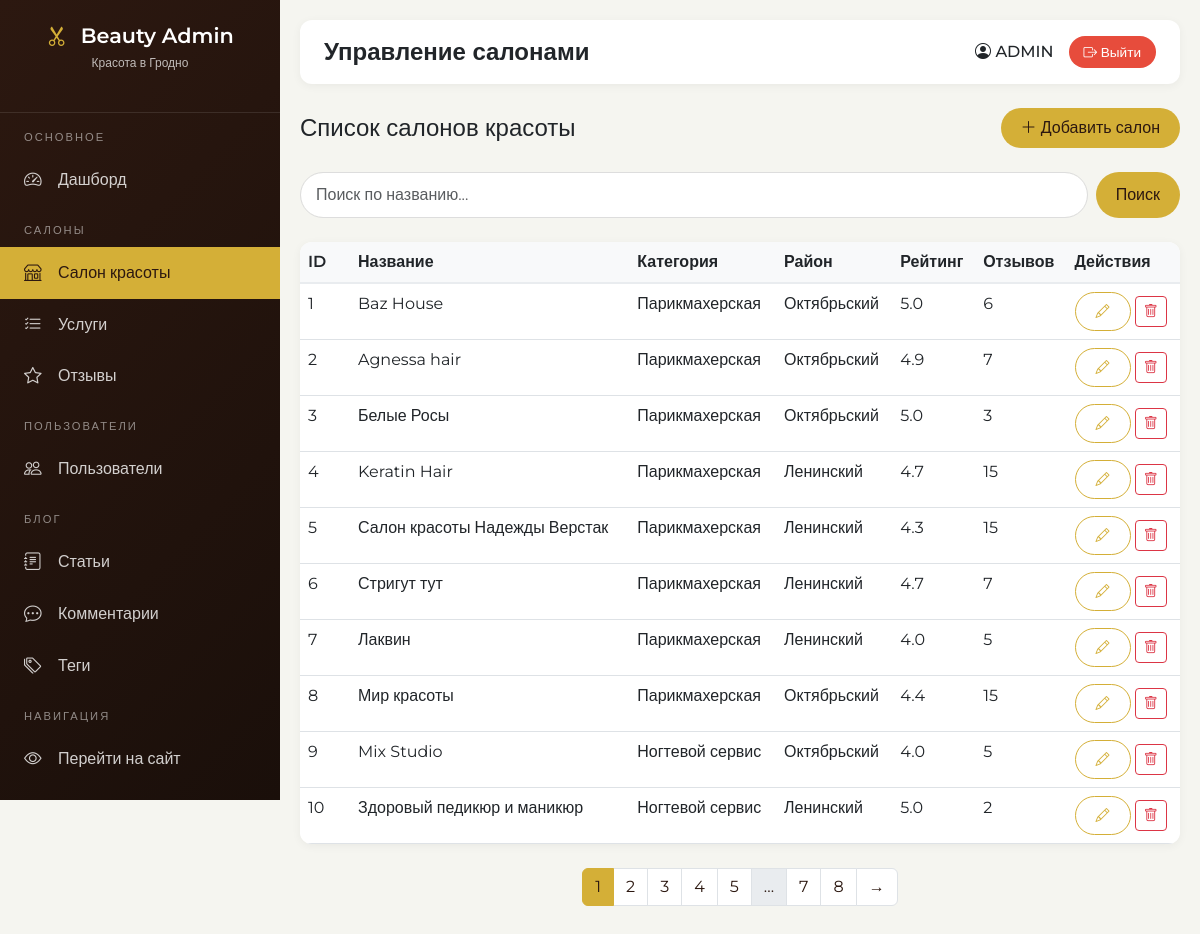
Screenshot of /admin/salons (signed in) with the database file from the repository.
### models.py (models this page shows, shortened)
class User(db.Model, UserMixin):
    __tablename__ = 'users'
    id = db.Column(db.Integer, primary_key=True)
    email = db.Column(db.String(100), unique=True, nullable=False)
    first_name = db.Column(db.String(50))
    last_name = db.Column(db.String(50))
    password_hash = db.Column(db.String(255), nullable=False)
    is_active = db.Column(db.Boolean, default=True)
    created_at = db.Column(db.DateTime, default=datetime.now)
    is_admin = db.Column(db.Boolean, default=False)
    phone = db.Column(db.String(20))
    avatar_url = db.Column(db.String(300))
    favorite_salons = db.relationship('Salon', secondary=user_favorites, backref='fans', lazy='dynamic')

class Salon(db.Model):
    __tablename__ = 'salons'
    id = db.Column(db.Integer, primary_key=True)
    name = db.Column(db.String(200))
    category = db.Column(db.String(100))
    description = db.Column(db.Text)
    address = db.Column(db.String(300))
    district = db.Column(db.String(100))
    phone = db.Column(db.String(20))
    working_hours = db.Column(db.String(200))
    rating = db.Column(db.Float, default=0.0)
    reviews_count = db.Column(db.Integer, default=0)
    is_verified = db.Column(db.Boolean, default=False)
    image_url = db.Column(db.String(300), default='/static/img/default.png')
    created_at = db.Column(db.DateTime, server_default=db.func.now())
    social_instagram = db.Column(db.String(300))
    social_vk = db.Column(db.String(300))
    social_facebook = db.Column(db.String(300))
    social_telegram = db.Column(db.String(300))
    services = db.relationship('Service', backref='salon', lazy=True, cascade='all, delete-orphan')
    reviews = db.relationship('Review', backref='salon', lazy=True, cascade='all, delete-orphan')

### admin.py (the view)
@admin_bp.route('/salons')
@login_required
@admin_required
def salons():
    page = request.args.get('page', 1, type=int)
    search = request.args.get('search', '')
    per_page = 10
    query = Salon.query
    if search:
        query = query.filter(Salon.name.ilike(f'%{search}%'))
    pagination = query.order_by(desc(Salon.created_at)).paginate(page=page, per_page=per_page, error_out=False)
    return render_template('admin/salons.html',
        title='Управление салонами',
        salons=pagination.items,
        pagination=pagination,
        search=search
    )

### admin.py (called while the page is built)
def admin_required(f):
    @wraps(f)
    def decorated_function(*args, **kwargs):
        if not current_user.is_authenticated or not current_user.is_admin:
            abort(403)
        return f(*args, **kwargs)
    return decorated_function

### app.py (called while the page is built)
@login_manager.user_loader
def load_user(user_id):
    return User.query.get(int(user_id))

@app.context_processor
def inject_now():
    return {'now': datetime.now()}

@app.context_processor
def inject_user():
    user_favorites = []
    if current_user.is_authenticated:
        user_favorites = [s.id for s in current_user.favorite_salons.all()]
    return {
        'current_user': current_user,
        'user_favorites': user_favorites
    }

### templates/admin/salons.html (shortened to what this page needs)
{% extends "admin/base.html" %}
{% block content %}
<div class="d-flex justify-content-between align-items-center mb-4 flex-wrap gap-2">
    <h4 class="mb-0">Список салонов красоты</h4>
    <a href="{{ url_for('admin.add_salon') }}" class="btn btn-beauty">
        <i class="bi bi-plus-lg"></i> Добавить салон
    </a>
</div>
<div class="search-bar">
    <form method="get" class="d-flex gap-2 w-100 flex-wrap">
        <input type="text" name="search" class="form-control" placeholder="Поиск по названию..." value="{{ search }}" style="flex: 1; min-width: 150px;">
        <button type="submit" class="btn btn-beauty">Поиск</button>
    </form>
</div>
<div class="admin-table" style="overflow-x: auto;">
    <table class="table table-hover" style="min-width: 700px;">
        <thead>
            <tr>
                <th style="width: 50px;">ID</th>
                <th>Название</th>
                <th>Категория</th>
                <th>Район</th>
                <th>Рейтинг</th>
                <th>Отзывов</th>
                <th>Действия</th>
            </tr>
        </thead>
        <tbody>
            {% for salon in salons %}
            <tr>
                <td>{{ salon.id }}</td>
                <td><span style="white-space: nowrap;">{{ salon.name }}</span></td>
                <td><span style="white-space: nowrap;">{{ salon.category }}</span></td>
                <td><span style="white-space: nowrap;">{{ salon.district }}</span></td>
                <td><span style="white-space: nowrap;">{% if salon.rating > 0 %}{{ "%.1f"|format(salon.rating) }}{% else %}—{% endif %}</span></td>
                <td><span style="white-space: nowrap;">{{ salon.reviews_count }}</span></td>
                <td style="white-space: nowrap;">
                    <a href="{{ url_for('admin.edit_salon', id=salon.id) }}" class="btn btn-sm btn-outline-beauty">
                        <i class="bi bi-pencil"></i>
                    </a>
                    <form method="post" action="{{ url_for('admin.delete_salon', id=salon.id) }}" class="d-inline delete-confirm">
                        <button type="submit" class="btn btn-sm btn-outline-danger">
                            <i class="bi bi-trash"></i>
                        </button>
                    </form>
                </td>
            </tr>
            {% endfor %}
        </tbody>
    </table>
</div>
{% if pagination.pages > 1 %}
<nav>
    <ul class="pagination justify-content-center flex-wrap">
        {% for page_num in pagination.iter_pages() %}
            {% if page_num %}
                <li class="page-item {% if page_num == pagination.page %}active{% endif %}">
                    <a class="page-link" href="?page={{ page_num }}{% if search %}&search={{ search }}{% endif %}">{{ page_num }}</a>
                </li>
            {% else %}
                <li class="page-item disabled"><span class="page-link">...</span></li>
            {% endif %}
        {% endfor %}
        {% if pagination.has_next %}
        <li class="page-item"><a class="page-link" href="?page={{ pagination.next_num }}{% if search %}&search={{ search }}{% endif %}">→</a></li>
        {% endif %}
    </ul>
</nav>
{% endif %}
{% endblock %}

### templates/admin/base.html (shortened to what this page needs)
<!DOCTYPE html>
<html lang="ru">
<head>
    <link href="https://cdn.jsdelivr.net/npm/bootstrap@5.3.0/dist/css/bootstrap.min.css" rel="stylesheet">
    <link rel="stylesheet" href="https://cdn.jsdelivr.net/npm/bootstrap-icons@1.10.0/font/bootstrap-icons.css">
</head>
<body>
    <div class="admin-wrapper">
        <div class="admin-sidebar">
            <div class="sidebar-header">
                <h3><i class="bi bi-scissors me-2"></i> Beauty Admin</h3>
                <p>Красота в Гродно</p>
            </div>
            <div class="nav-section">ОСНОВНОЕ</div>
            <a href="{{ url_for('admin.index') }}" class="nav-link {% if request.endpoint == 'admin.index' %}active{% endif %}">
                <i class="bi bi-speedometer2"></i> <span>Дашборд</span>
            </a>
            <div class="nav-section">САЛОНЫ</div>
            <a href="{{ url_for('admin.salons') }}" class="nav-link {% if request.endpoint == 'admin.salons' %}active{% endif %}">
                <i class="bi bi-shop"></i> <span>Салон красоты</span>
            </a>
            <a href="{{ url_for('admin.services') }}" class="nav-link {% if request.endpoint == 'admin.services' %}active{% endif %}">
                <i class="bi bi-list-check"></i> <span>Услуги</span>
            </a>
            <a href="{{ url_for('admin.reviews') }}" class="nav-link {% if request.endpoint == 'admin.reviews' %}active{% endif %}">
                <i class="bi bi-star"></i> <span>Отзывы</span>
            </a>
            <div class="nav-section">ПОЛЬЗОВАТЕЛИ</div>
            <a href="{{ url_for('admin.users') }}" class="nav-link {% if request.endpoint == 'admin.users' %}active{% endif %}">
                <i class="bi bi-people"></i> <span>Пользователи</span>
            </a>
            <div class="nav-section">БЛОГ</div>
            <a href="{{ url_for('admin.blog_posts') }}" class="nav-link {% if request.endpoint == 'admin.blog_posts' %}active{% endif %}">
                <i class="bi bi-journal-text"></i> <span>Статьи</span>
            </a>
            <a href="{{ url_for('admin.blog_comments') }}" class="nav-link {% if request.endpoint == 'admin.blog_comments' %}active{% endif %}">
                <i class="bi bi-chat-dots"></i> <span>Комментарии</span>
            </a>
            <a href="{{ url_for('admin.blog_tags') }}" class="nav-link {% if request.endpoint == 'admin.blog_tags' %}active{% endif %}">
                <i class="bi bi-tags"></i> <span>Теги</span>
            </a>
            <div class="nav-section">НАВИГАЦИЯ</div>
            <a href="{{ url_for('home') }}" class="nav-link" target="_blank">
                <i class="bi bi-eye"></i> <span>Перейти на сайт</span>
            </a>
        </div>
        <div class="admin-content">
            <div class="admin-topbar">
                <h2 class="page-title">{{ title }}</h2>
                <div class="user-info">
                    <span class="user-name">
                        <i class="bi bi-person-circle"></i>
                        {{ current_user.first_name or current_user.email }}
                    </span>
                    <a href="{{ url_for('logout') }}" class="btn-logout">
                        <i class="bi bi-box-arrow-right"></i> Выйти
                    </a>
                </div>
            </div>
            {% block content %}{% endblock %}
</body>
</html>

### templates/admin/base.html (style rules this page uses)
* { margin: 0; padding: 0; box-sizing: border-box; }
body { font-family: 'Montserrat', sans-serif; background-color: #f5f5f0; }
.admin-wrapper { display: flex; min-height: 100vh; }
.admin-sidebar { width: 280px; background: linear-gradient(135deg, #2c1810 0%, #1a0f0a 100%); color: #fff; position: fixed; height: 100vh; overflow-y: auto; transition: all 0.3s; }
.admin-sidebar .sidebar-header { padding: 1.5rem; text-align: center; border-bottom: 1px solid rgba(255,255,255,0.1); }
.admin-sidebar .sidebar-header h3 { font-size: 1.3rem; margin: 0; font-weight: 600; }
.admin-sidebar .sidebar-header h3 i { margin-right: 10px; color: #d4af37; }
.admin-sidebar .sidebar-header p { font-size: 0.75rem; opacity: 0.7; margin-top: 5px; }
.admin-sidebar .nav-link { color: rgba(255,255,255,0.8); padding: 0.8rem 1.5rem; transition: all 0.3s; display: flex; align-items: center; gap: 12px; }
.admin-sidebar .nav-link.active { background: #d4af37; color: #2c1810; }
.admin-sidebar .nav-link i { width: 22px; font-size: 1.1rem; }
.admin-sidebar .nav-section { padding: 1rem 1.5rem 0.5rem; font-size: 0.7rem; text-transform: uppercase; letter-spacing: 2px; opacity: 0.5; }
.admin-content { flex: 1; margin-left: 280px; padding: 20px; }
.admin-topbar { background: white; border-radius: 12px; padding: 1rem 1.5rem; margin-bottom: 1.5rem; display: flex; justify-content: space-between; align-items: center; box-shadow: 0 2px 10px rgba(0,0,0,0.05); }
.admin-topbar .page-title { font-size: 1.5rem; font-weight: 600; margin: 0; }
.admin-topbar .user-info { display: flex; align-items: center; gap: 15px; }
.admin-topbar .user-info .user-name { font-weight: 500; }
.admin-topbar .user-info .btn-logout { background: #e74c3c; color: white; border: none; padding: 6px 15px; border-radius: 25px; font-size: 0.85rem; text-decoration: none; }
.admin-table { background: white; border-radius: 12px; overflow: hidden; box-shadow: 0 2px 10px rgba(0,0,0,0.05); }
.admin-table table { margin-bottom: 0; }
.admin-table th { background: #f8f9fa; border-bottom: 2px solid #e9ecef; font-weight: 600; }
.btn-beauty { background: #d4af37; color: #2c1810; border: none; padding: 8px 20px; border-radius: 25px; font-weight: 500; transition: all 0.3s; }
.btn-outline-beauty { background: transparent; border: 1px solid #d4af37; color: #d4af37; border-radius: 25px; padding: 8px 20px; transition: all 0.3s; }
.search-bar { display: flex; gap: 10px; margin-bottom: 1.5rem; }
.search-bar input { flex: 1; padding: 10px 15px; border: 1px solid #ddd; border-radius: 25px; outline: none; }
.pagination { margin-top: 1.5rem; }
.pagination .page-link { color: #2c1810; }
.pagination .active .page-link { background: #d4af37; border-color: #d4af37; color: #2c1810; }
.form-control, .form-select { border-radius: 8px; border: 1px solid #ddd; padding: 10px 15px; }

### rows the page displays
User: first_name "ADMIN"
Salon: id "1", name "Baz House", category "Парикмахерская", district "Октябрьский", rating "5.0", reviews_count "6"
Salon: id "2", name "Agnessa hair", category "Парикмахерская", district "Октябрьский", rating "4.9", reviews_count "7"
Salon: id "3", name "Белые Росы", category "Парикмахерская", district "Октябрьский", rating "5.0", reviews_count "3"
Salon: id "4", name "Keratin Hair", category "Парикмахерская", district "Ленинский", rating "4.7", reviews_count "15"
Salon: id "5", name "Салон красоты Надежды Верстак", category "Парикмахерская", district "Ленинский", rating "4.3", reviews_count "15"
Salon: id "6", name "Стригут тут", category "Парикмахерская", district "Ленинский", rating "4.7", reviews_count "7"
Salon: id "7", name "Лаквин", category "Парикмахерская", district "Ленинский", rating "4.0", reviews_count "5"
Salon: id "8", name "Мир красоты", category "Парикмахерская", district "Октябрьский", rating "4.4", reviews_count "15"
Salon: id "9", name "Mix Studio", category "Ногтевой сервис", district "Октябрьский", rating "4.0", reviews_count "5"
Salon: id "10", name "Здоровый педикюр и маникюр", category "Ногтевой сервис", district "Ленинский", rating "5.0", reviews_count "2"

### other values shown
{{ title }} "Управление салонами"
{{ page_num }} "1" "2" "3" "4" "5" "7" "8"
